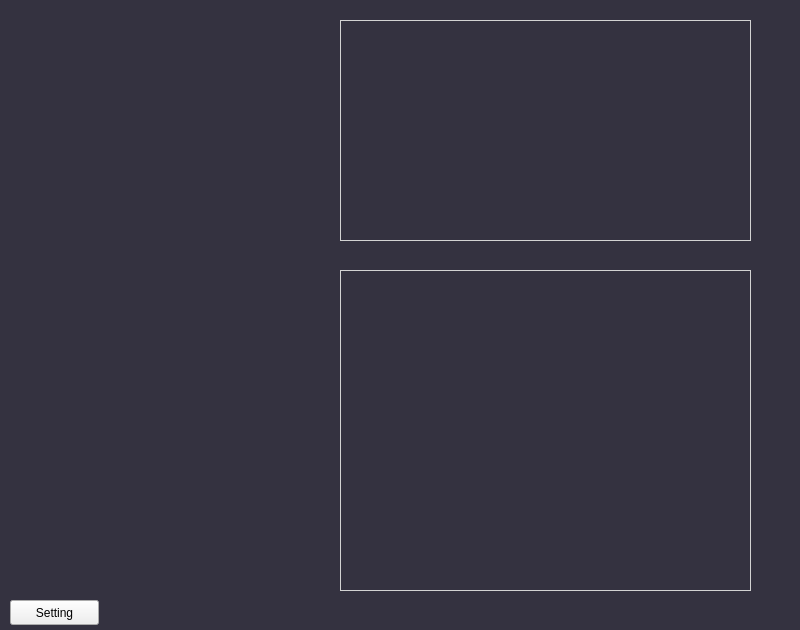
<?xml version="1.0" encoding="UTF-8"?>
<ui version="4.0">
 <class>DeckWindow</class>
 <widget class="QMainWindow" name="DeckWindow">
  <property name="geometry">
   <rect>
    <x>0</x>
    <y>0</y>
    <width>800</width>
    <height>630</height>
   </rect>
  </property>
  <property name="windowTitle">
   <string>MainWindow</string>
  </property>
  <property name="styleSheet">
   <string notr="true">QMainWindow#DeckWindow {
	background: rgb(52,50,64);
}</string>
  </property>
  <widget class="QWidget" name="centralwidget">
   <widget class="QWidget" name="widget" native="true">
    <property name="geometry">
     <rect>
      <x>340</x>
      <y>20</y>
      <width>411</width>
      <height>221</height>
     </rect>
    </property>
    <property name="styleSheet">
     <string notr="true">QWidget#widget {
	border: 1px solid lightgray;
}</string>
    </property>
    <layout class="QGridLayout" name="gridLayout">
     <item row="0" column="0">
      <widget class="MusicPlayerWidget" name="tempWidget" native="true">
       <property name="styleSheet">
        <string notr="true"/>
       </property>
      </widget>
     </item>
    </layout>
   </widget>
   <widget class="QWidget" name="widget_2" native="true">
    <property name="geometry">
     <rect>
      <x>340</x>
      <y>270</y>
      <width>411</width>
      <height>321</height>
     </rect>
    </property>
    <property name="styleSheet">
     <string notr="true">QWidget#widget_2 {
	border: 1px solid lightgray;
}</string>
    </property>
    <layout class="QGridLayout" name="gridLayout_2">
     <item row="0" column="0">
      <widget class="MusicFileSystemWidget" name="tempWidget_2" native="true">
       <property name="styleSheet">
        <string notr="true"/>
       </property>
      </widget>
     </item>
    </layout>
   </widget>
   <widget class="QPushButton" name="settingButton">
    <property name="geometry">
     <rect>
      <x>10</x>
      <y>600</y>
      <width>89</width>
      <height>25</height>
     </rect>
    </property>
    <property name="text">
     <string>Setting</string>
    </property>
   </widget>
  </widget>
 </widget>
 <customwidgets>
  <customwidget>
   <class>MusicPlayerWidget</class>
   <extends>QWidget</extends>
   <header>musicplayerwidget.h</header>
  </customwidget>
  <customwidget>
   <class>MusicFileSystemWidget</class>
   <extends>QWidget</extends>
   <header>musicfilesystemwidget.h</header>
   <container>1</container>
  </customwidget>
 </customwidgets>
 <resources/>
 <connections/>
</ui>
